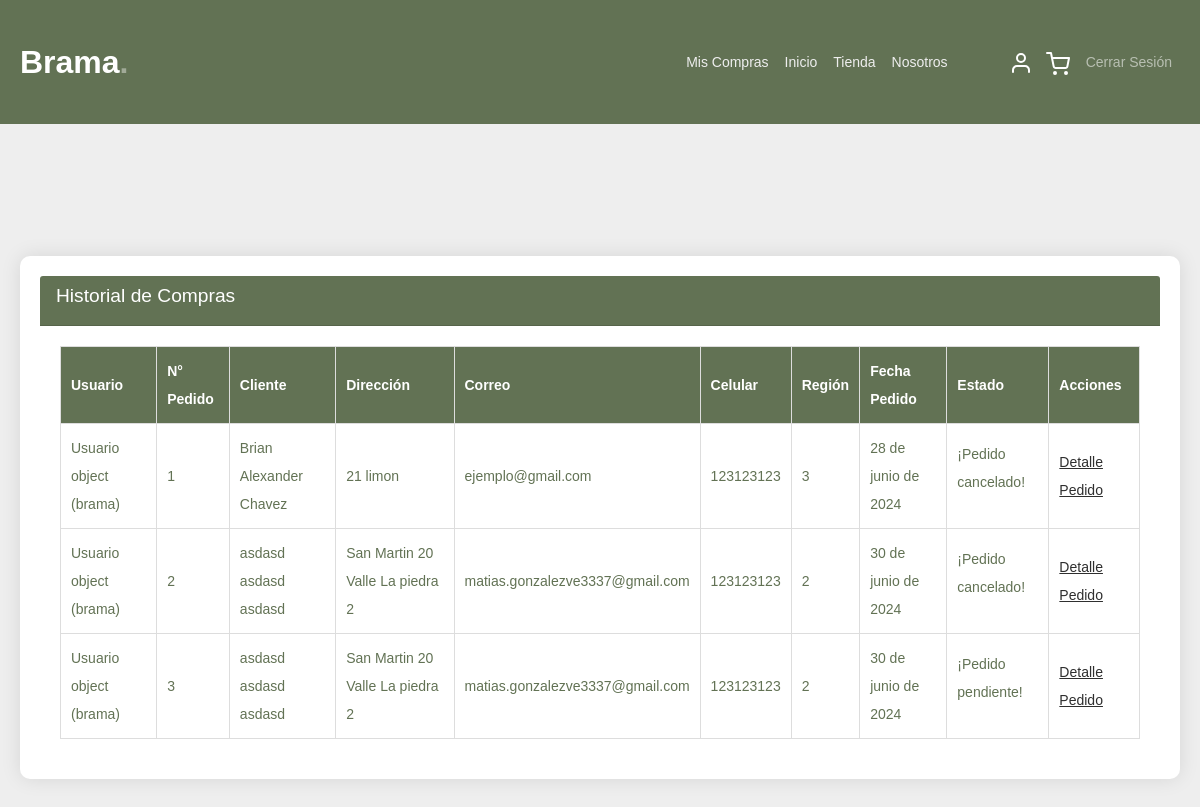
Before: /miscompras/ (signed in) with the older database file.
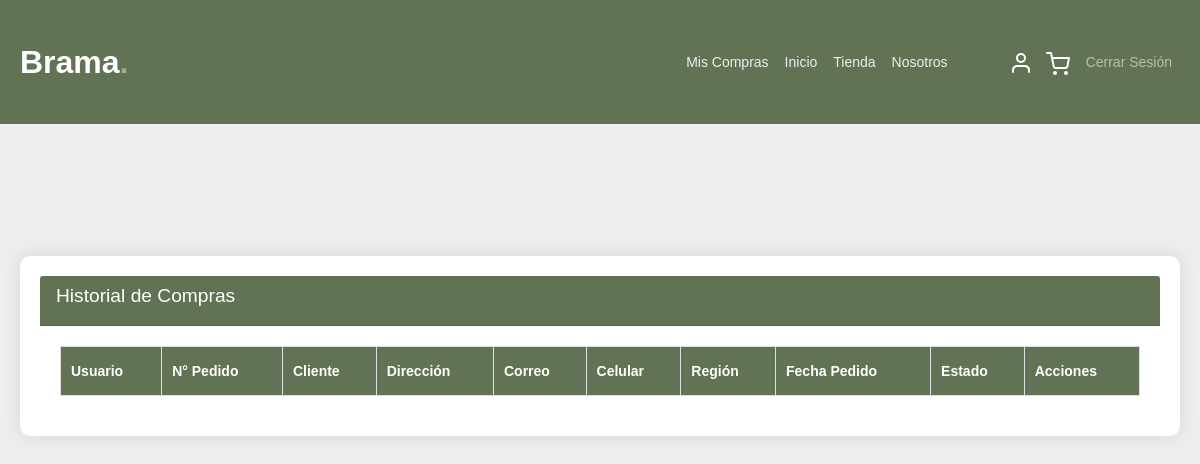
After: the same page with the newer database file.
### aplicacion/models.py (models this page shows, shortened)
class Pedido(models.Model):
    usuario = models.ForeignKey(Usuario, on_delete=models.PROTECT)
    id = models.AutoField(primary_key=True)
    nombre_cliente = models.CharField(max_length=100)
    direccion = models.CharField(max_length=200)
    correo = models.EmailField()
    celular = models.CharField(max_length=20)
    region = models.CharField(max_length=25, choices=REGIONES, default='CONCEPCION')
    fecha_pedido = models.DateField(auto_now_add=True)
    boleta = models.CharField(max_length=15, choices=[
        ('sin_boleta', 'Sin boleta'),
        ('con_boleta', 'Con boleta'),
    ])
    estado = models.CharField(max_length=20, choices=[
        ('cancelado', 'Cancelado'),
        ('en_proceso', 'En Proceso'),
        ('finalizado', 'Finalizado'),
    ], default='en_proceso')
    adicional = models.TextField(blank=True, null=True)  # Añadimos el campo adicional

class Usuario (models.Model):
    nombusuario = models.CharField(primary_key=True, max_length=20, null=False)
    pwd = models.CharField(max_length=20, null=False)

### aplicacion/views.py (the view)
# urls.py: path('miscompras/', miscompras, name='miscompras'),
@login_required
def miscompras(request):
    user = request.user
    usr = get_object_or_404(Usuario, nombusuario=user)
    pedidos = Pedido.objects.filter(usuario_id=usr)
    datos = {
        'pedidos': pedidos,
        'detallepedido': detallepedido,
    }
    return render(request, "aplicacion/miscompras.html", datos)

### aplicacion/templates/aplicacion/miscompras.html (shortened to what the changed rows need)
{% load static %}
<!DOCTYPE html>
<html lang="es">
<head>
    <link href="{% static 'aplicacion/css/bootstrap.min.css' %}" rel="stylesheet">
    <link rel="stylesheet" href="https://cdnjs.cloudflare.com/ajax/libs/font-awesome/6.0.0-beta3/css/all.min.css">
    <link href="{% static 'aplicacion/css/tiny-slider.css' %}" rel="stylesheet">
    <link href="{% static 'aplicacion/css/style.css' %}" rel="stylesheet">
    <link href="{% static 'aplicacion/css/stylemiscompras.css' %}" rel="stylesheet">
</head>
<body>
<div class="untree_co-section product-section before-footer-section">
    <div class="container">
        <div class="row">
            <div class="col-lg-12">
                <div class="card">
                    <div class="card-header">
                        <h2 class="card-title">Historial de Compras</h2>
                    </div>
                    <div class="card-body">
                        <table class="product-table">
                            <thead>
                                <tr>
                                    <th>Usuario</th>
                                    <th>N° Pedido</th>
                                    <th>Cliente</th>
                                    <th>Dirección</th>
                                    <th>Correo</th>
                                    <th>Celular</th>
                                    <th>Región</th>
                                    <th>Fecha Pedido</th>
                                    <th>Estado</th>
                                    <th>Acciones</th>
                                </tr>
                            </thead>
                            <tbody>
                                {% for pedido in pedidos %}
                                <tr>
                                    <td>{{ pedido.usuario }}</td>
                                    <td>{{ pedido.id }}</td>
                                    <td>{{ pedido.nombre_cliente }}</td>
                                    <td>{{ pedido.direccion }}</td>
                                    <td>{{ pedido.correo }}</td>
                                    <td>{{ pedido.celular }}</td>
                                    <td>{{ pedido.region }}</td>
                                    <td>{{ pedido.fecha_pedido }}</td>
                                    <td><p class="success">¡Pedido {{pedido.estado}}!</p></td>
                                    <td><a href="{% url 'detallepedido' pedido.id %}">Detalle Pedido</a></td>
                                </tr>
                                {% endfor %}
                            </tbody>
                        </table>
                    </div>
                </div>
            </div>
        </div>
    </div>
</div>
</body>
</html>

Changed rows visible on the page:
removed Pedido: usuario "Usuario object (brama)", id "1", nombre_cliente "Brian Alexander Chavez", direccion "21 limon", correo "ejemplo@gmail.com", celular "123123123", region "3", fecha_pedido "28 de junio de 2024", estado "cancelado"
removed Pedido: usuario "Usuario object (brama)", id "2", nombre_cliente "asdasd asdasd asdasd", direccion "San Martin 20 Valle La piedra 2", correo "matias.gonzalezve3337@gmail.com", celular "123123123", region "2", fecha_pedido "30 de junio de 2024", estado "cancelado"
removed Pedido: usuario "Usuario object (brama)", id "3", nombre_cliente "asdasd asdasd asdasd", direccion "San Martin 20 Valle La piedra 2", correo "matias.gonzalezve3337@gmail.com", celular "123123123", region "2", fecha_pedido "30 de junio de 2024", estado "pendiente"
